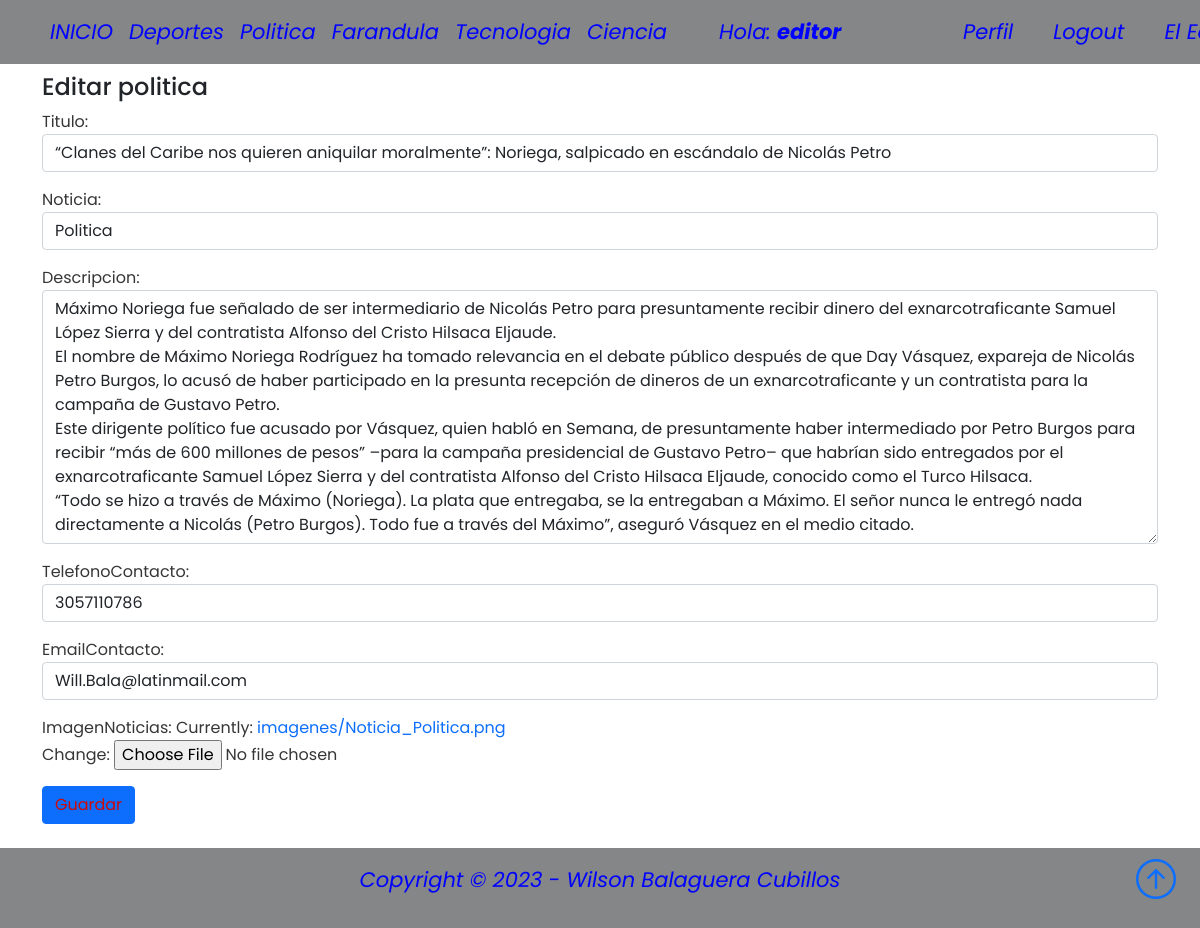
Screenshot of /politicaEdicion/15/ (signed in) with the database file from the repository.
### AppNoticias/models.py (models this page shows, shortened)
class NotasNoticias(models.Model):
    NotasNoticiasSeleccion = (
    ('deporte','Deporte'),
    ('politica', 'Politica'),
    ('farandula','Farandula'),
    ('tecnologia','Tecnologia'),
    ('ciencia','Ciencia'),
    )
    usuario = models.ForeignKey(User, on_delete=models.CASCADE, null=True, blank=True)
    titulo = models.CharField(max_length=200)
    noticia = models.CharField(max_length=15, choices=NotasNoticiasSeleccion, default='deportes')
    descripcion = models.TextField(null=False, blank=False)
    fechaPublicacion = models.DateTimeField(auto_now_add=True)
    telefonoContacto = models.IntegerField()
    emailContacto = models.EmailField()
    imagenNoticias = models.ImageField(null=False, blank=False, upload_to="imagenes/")
    class Meta:
        ordering = ['usuario', '-fechaPublicacion']

### AppNoticias/views.py (the view)
# urls.py: path('politicaEdicion/<int:pk>/', PoliticaUpdate.as_view(), name='editar_politica'),
class PoliticaUpdate(LoginRequiredMixin, UpdateView):
    model = NotasNoticias
    form_class = ActualizacionNoticia
    success_url = reverse_lazy('politicas')
    context_object_name = 'politica'
    template_name = 'AppNoticias/politicaEdicion.html'

### AppNoticias/forms.py
class ActualizacionNoticia(forms.ModelForm):
    class Meta:
        model = NotasNoticias
        fields = ('titulo', 'noticia', 'descripcion', 'telefonoContacto', 'emailContacto', 'imagenNoticias')
        widgets = {
            'titulo' : forms.TextInput(attrs={'class': 'form-control'}),
            'noticia' : forms.Select(attrs={'class': 'form-control'}),
            'descripcion' : forms.Textarea(attrs={'class': 'form-control'}),
            'telefonoContacto' : forms.TextInput(attrs={'class': 'form-control'}),
            'emailContacto' : forms.TextInput(attrs={'class': 'form-control'}),
        }

### AppNoticias/templates/AppNoticias/politicaEdicion.html
{% extends 'AppNoticias/padre.html' %}
{% block content %}
<br>
<br>
{% if user.id == politica.usuario.id %}
<div class="container">
    <h4>Editar politica</h4>
</div>
<div class="container">
    <div class="form-group">
        <form method="post" enctype="multipart/form-data">{% csrf_token %}
            {{ form.as_p }}
            <button type="submit" class="btn btn-primary">Guardar</button>
        </form>
    </div>
</div>
<br>
{% else %}
<div class="container">
<h4>No tienes acceso a esta pagina!</h4>
</div>
{% endif %}
{% endblock %}

### AppNoticias/templates/AppNoticias/padre.html (shortened to what this page needs)
{% load static %}
<!DOCTYPE html>
<html lang="en">
<head>
    <link href="https://cdn.jsdelivr.net/npm/bootstrap@5.0.2/dist/css/bootstrap.min.css" rel="stylesheet"
>
    <link rel="stylesheet" href="https://cdn.jsdelivr.net/npm/bootstrap-icons@1.3.0/font/bootstrap-icons.css">
    <link rel="stylesheet" type="text/css" href="{% static 'style.css' %}">
</head>
<body style="position: relative; padding-bottom: 5em; min-height: 100vh;">
    <nav class="navbar navbar-expand-sm bg-dark navbar-dark py-2 fixed-top">
      <div class="container">
          <div class="collapse navbar-collapse" id="navmenu">
              <ul class="navbar-nav mr-auto">
                <li class="nav-item">
                  <a class="nav-link" href="{% url 'padre' %}"><span class="antSpan">INICIO</span></a>
                </li>
                <li class="nav-item">
                  <a class="nav-link" href="{% url 'deportes' %}"><span class="antSpan">Deportes</span></a>
                </li>
                <li class="nav-item">
                  <a class="nav-link" href="{% url 'politicas' %}"><span class="antSpan">Politica</span></a>
                </li>
                <li class="nav-item">
                  <a class="nav-link" href="{% url 'farandulas' %}"><span class="antSpan">Farandula</span></a>
                </li>
                <li class="nav-item">
                  <a class="nav-link" href="{% url 'tecnologias' %}"><span class="antSpan">Tecnologia</span></a>
                </li>
                <li class="nav-item">
                  <a class="nav-link" href="{% url 'ciencias' %}"><span class="antSpan">Ciencia</span></a>
                </li>
                <div class="container"></div>
                {% if request.user.is_authenticated %}
                <div class="container">
                <li class="antContai2">
                  <a class="nav-link"><span class="antSpan">Hola: <strong>{{request.user.first_name}}</strong></span></a>
                </li>
                </div>
                <div class="container">
                <li class="nav-item">
                  <a class="nav-link" href="{% url 'editar_perfil' %}"><span class="antSpan">Perfil</span></a>
                </li>
                </div>
                <div class="container">
                <li class="nav-item">
                  <a class="nav-link" href="{% url 'logout' %}"><span class="antSpan">Logout</span></a>
                </li>
                </div>
                <div class="container">
                <li class="antContai">
                  <a class="nav-link" href="{% url 'acerca_del_editor' %}"><span class="antSpan">El Editor</span></a>
                </li>
                </div>
              {% endif %}
           </ul>
          </div>
      </div>
  </nav>
      {% block content %}{% endblock %}
  <footer class="p-3 bg-dark" style="position: absolute; bottom: 0; width: 100%;">
      <div class="container">
          <p class="antSpan">Copyright &copy; 2023 - Wilson Balaguera Cubillos</p>
          <a href="{% url 'padre' %}" class="position-absolute bottom-0 end-0 p-4">
              <i class="bi bi-arrow-up-circle h1"></i>
          </a>
      </div>
  </footer>
</body>
</html>

### AppNoticias/static/style.css (style rules this page uses)
body { background-color: white; font-family: 'Poppins', 'Nunito', sans-serif; padding-top: 25px; }
a { text-decoration: none; }
li { text-decoration: none; }
p { color: #363636; }
.bg-dark { background-color: gray!important; }
[type=button]:not(:disabled), [type=reset]:not(:disabled), [type=submit]:not(:disabled), button:not(:disabled) { cursor: pointer; }
.btn-primary { color: #cb0a0a; background-color: #0d6efd; border-color: #0d6efd; }

### AppNoticias/templates/AppNoticias/padre.html (style rules this page uses)
.antSpan { font-size: 21px; font-style: italic; color: blue; }
.antContai { width: 100px; text-align: center; display: flex; align-items: center; }
.antContai2 { width: 220px; text-align: center; display: flex; align-items: center; }
.btn-primary { color: #cb0a0a; background-color: #0d6efd; border-color: #0d6efd; }
.bg-dark { background-color: #848687!important; text-align: center!important; }
.navbar-expand-sm .navbar-collapse { display: flex!important; flex-basis: auto; align-items: center!important; }

### rows the page displays
NotasNoticias: titulo "“Clanes del Caribe nos quieren aniquilar moralmente”: Noriega, salpicado en escándalo de Nicolás Petro", noticia "Politica", descripcion "Máximo Noriega fue señalado de ser intermediario de Nicolás Petro para presuntamente recibir dinero del exnarcotraficante Samuel López Sierra y del contratista Alfonso del Cristo Hilsaca Eljaude. El nombre de Máximo Noriega Rodríguez ha tomado relevancia en el debate público después de que Day Vásquez, expareja de Nicolás Petro Burgos, lo acusó de haber participado en la presunta recepción de dineros de un exnarcotraficante y un contratista para la campaña de Gustavo Petro. Este dirigente político fue acusado por Vásquez, quien habló en Semana, de presuntamente haber intermediado por Petro Burgos para recibir “más de 600 millones de pesos” –para la campaña presidencial de Gustavo Petro– que…", telefonoContacto "3057110786", emailContacto "Will.Bala@latinmail.com"

### other values shown
{{ request.user.first_name }} "editor"
